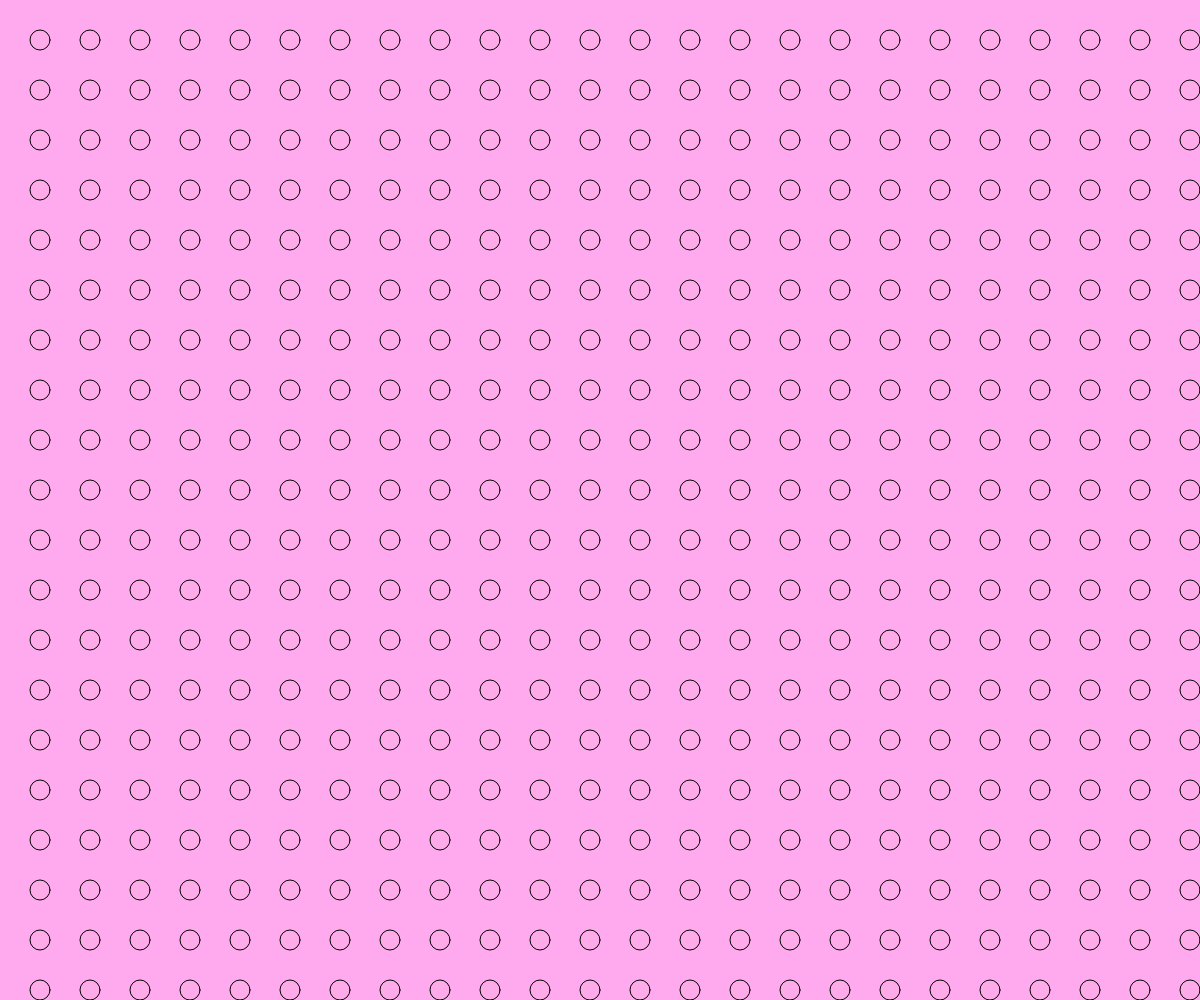
Frame 1 (no input)
Frame 60 (no input): identical to frame 1, image omitted
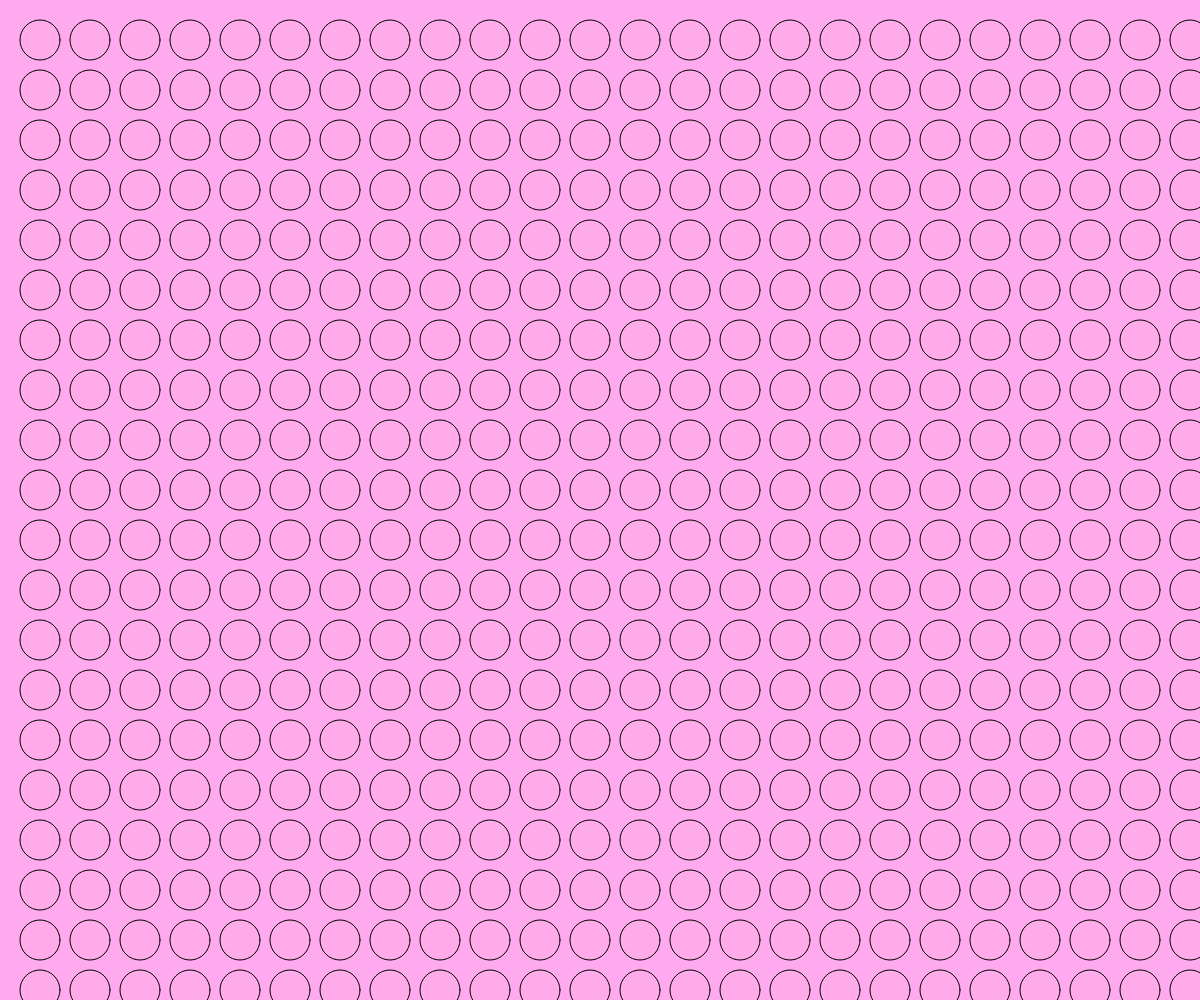
Frame 120 (the mouse pressed at the canvas centre since frame 60)

The p5.js sketch that drew these frames (run headless with seeded random() and noise() and a simulated clock; from frame 60 on, the mouse is pressed at the canvas centre):

// p5.js sketch
// ── sketch.js
var dots = [20,40,80,160,200,160,80,40,20]
var index = 0
function setup (){
	createCanvas(windowWidth,windowHeight)
	
}

function draw (){
	background ('#fae')
	fill(255,196,5,5)
		
for (var A=40; A < windowWidth; A = A+50)
for (var B=40; B < windowHeight; B = B+50)

	ellipse (A,B,dots[index], dots[index])
//make into an object with this.width = dots[index], use for loop to make. 
//Use function that will change width
//move and display function would be here

	
}

function mousePressed (){
	index = index +1
if (index == 8)
	index = 0

}
